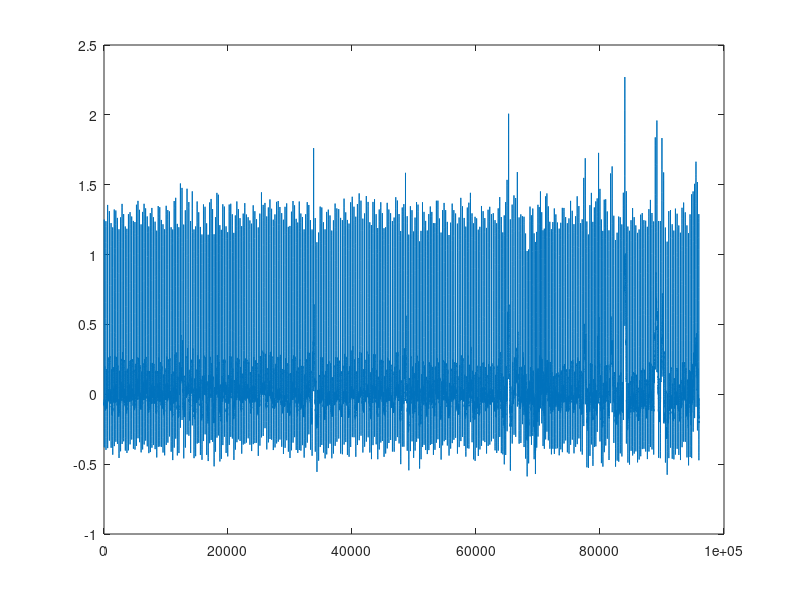

Source code (MATLAB): (Note: this script raises an error after producing the figure.)
function [] = HW2()
    % Read Data
    load ECG_1.mat ECG Fs;

    for i = 1:12
        % Plot for each patient
        fprintf("Patient %d\n", i);
        patient_ECG = ECG(i, :);
        plot(patient_ECG)
        
        % Calculate heart rate of patient every minute
        samples_per_min = Fs * 60;
        current_sample = 1;

        while current_sample < 96000
            patient_hr_minute = patient_ECG(current_sample : current_sample + samples_per_min);
            hr = getheartbeat(patient_hr_minute);
            fprintf("Patient heartrate at %d minute(s): %d\n", fix(current_sample / samples_per_min) + 1, hr);
            current_sample = current_sample + samples_per_min;
        end

        fprintf("Press any key to continue...\n")
        pause
    end
end